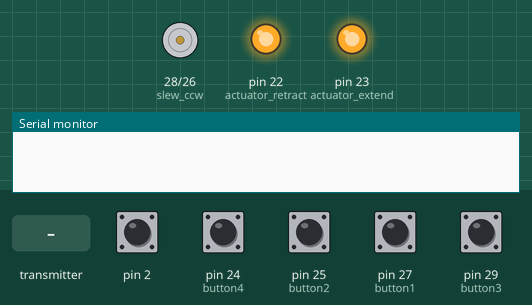
Recording of a sketch running on a simulated Arduino Mega 2560, built with avr-gcc and run on an emulated ATmega2560. On the bench: motor-driver pin pairs drawn as motors (green arrow = first pin HIGH = forward, orange = second pin HIGH = backward, longer = more drive), output pins drawn as LEDs (lit = HIGH), the last lines printed to the serial monitor. The test bench sets the inputs (shaded band); at power-on: pin 2 HIGH, pin 24 (button4), pin 25 (button2), pin 27 (button1), pin 29 (button3) LOW. No radio packets arrive unless stated.

Above: at 1.2 s.
1.3 s: the transmitter starts sending receiving_value = 256
At 2.2 s:
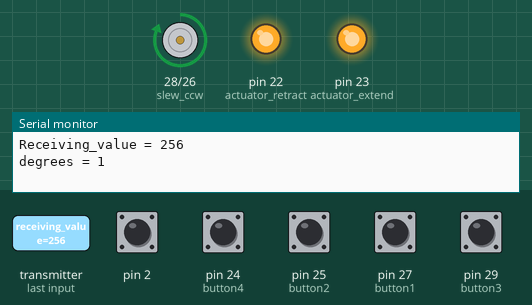
Timing chart, 0 to 4.3 s (numbered marks = the images above; inputs shaded):
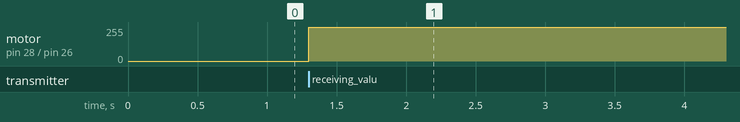

The sketch:

SlewTargetTesting.ino
```cpp
//code to move tracker based on given inputs, or with buttons
//buttons do not change absolute input
#include <SPI.h>
#include <nRF24L01.h>
#include <RF24.h>

#define actuator_retract 22
#define actuator_extend 23
#define slew_cw 26
#define slew_ccw 28
#define button4 24      //controls actuator retract
#define button3 29      //controls actuator extend
#define button2 25      //controls slew clockwise
#define button1 27      //controls slew counter-clockwise
#define hall_sensor 2

volatile int countPos = 0;    //counts in the positive direction
volatile int countNeg = 0;    //counts in the negative direction
const int target = 45;              //target (in degrees) for tracker to move to
const int cal = 112;                //counts per degree
volatile int count = 0;       //number of pulses from hall effect sensor on slew drive
int deg = 0;                  //degrees moved from initial position
int absp = 0;                 //absolute position
boolean dir = true;           //true for clockwise, false for counter-clockwise

RF24 radio(9, 10); // CE, CSN     //radio transmitting variables

const byte address[6] = "00001";
int receiving_value;

void setup() {
  // put your setup code here, to run once
  digitalWrite(actuator_retract, HIGH);     //relay triggered by a LOW signal, so set to HIGH
  digitalWrite(actuator_extend, HIGH);
  digitalWrite(slew_ccw, HIGH);
  digitalWrite(slew_cw, HIGH);

  pinMode(actuator_retract, OUTPUT);
  pinMode(actuator_extend, OUTPUT);
  pinMode(slew_ccw, OUTPUT);
  pinMode(slew_cw, OUTPUT);

  pinMode(button4, INPUT);
  pinMode(button3, INPUT);
  pinMode(button2, INPUT);
  pinMode(button1, INPUT);

  digitalWrite(button4, LOW);
  digitalWrite(button3, LOW);
  digitalWrite(button2, LOW);
  digitalWrite(button1, LOW);

  Serial.begin(9600);
  attachInterrupt(digitalPinToInterrupt(2), magnet_detect, FALLING); //interrupt on pin 2 to detect hall sensor
  radio.begin();
  radio.openReadingPipe(0, address);
  radio.startListening();
}

void loop() {
  // put your main code here, to run repeatedly:
  if(radio.available()){
    radio.read(&receiving_value, sizeof(receiving_value));
    Serial.print("Receiving_value = ");
    Serial.println(receiving_value);
    forward(receiving_value);
    backward(receiving_value);
  }
  //forward(target);                          //move actuator forward if absolute position is less than target
  //backward(target);                         //move actuator backward if absolute position is greater than target

  //BUTTONS DO NOT CHANGE ABSOLUTE POSITION VARIABLE
  if(digitalRead(button4) == HIGH)          //retract actuator when button4 is pressed
    digitalWrite(actuator_retract, LOW);
  else
    digitalWrite(actuator_retract, HIGH);

  if(digitalRead(button3) == HIGH)          //extend actuator when button3 is pressed
    digitalWrite(actuator_extend, LOW);
  else
    digitalWrite(actuator_extend, HIGH);

  if(digitalRead(button2) == HIGH) {        //turn cw when button2 is pressed
    digitalWrite(slew_cw, LOW);
    dir = true;
  }
  else
    digitalWrite(slew_cw, HIGH);

  if(digitalRead(button1) == HIGH) {        //turn ccw when button1 is pressed
    digitalWrite(slew_ccw, LOW);
    dir = false;
  }
  else
    digitalWrite(slew_ccw, HIGH);
}

void magnet_detect() {                      //called when hall signal detected
  if(dir == true)
    countPos++;
  else
    countNeg++;
}

void forward(int targ) {        //move actuator forward if position is less than target
  while(absp < targ)            //don't change global var target in this function
  {
    digitalWrite(slew_cw, LOW);
    dir = true;
    if(countPos - countNeg >= cal*deg)
    {
      deg++;
      Serial.print("degrees = ");
      Serial.print(deg);
      Serial.print("\n");
      absp++;
    }
  }
  digitalWrite(slew_cw, HIGH);
}

void backward(int targ) {       //move actuator backward if position is greater than target
  while(absp > targ)            //don't change global var target in this function
  {
    digitalWrite(slew_ccw, LOW);
    dir = false;
    if(countPos - countNeg <= cal*deg)
    {
      deg--;
      Serial.print("degrees = ");
      Serial.print(deg);
      Serial.print("\n");
      absp--;
    }
  }
  digitalWrite(slew_ccw, HIGH);
}
```

Measured:
- after the input at 1.3 s, motor on pin 28 (slew_ccw) / pin 26 (slew_cw): stopped → forward 255/255 at once
